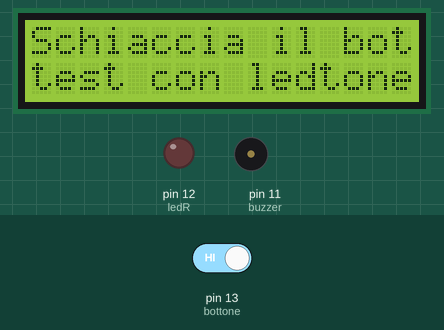
Simulated run of this sketch. Board: Arduino Uno, built with avr-gcc and run on an emulated ATmega328P. On the bench: 16×2 character LCD, output pins drawn as LEDs (lit = HIGH), buzzer (waves = sounding). Inputs (shaded band) come from the test bench; at power-on: pin 13 (bottone) HIGH. Random numbers use the default seed unless the sketch sets one.

Above: at 2.1 s.
At 6.4 s:
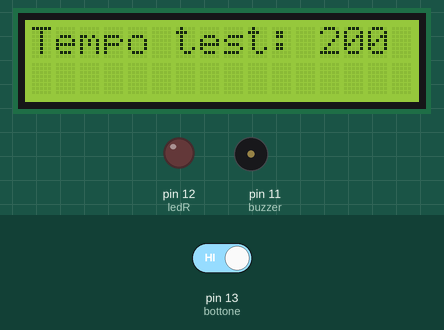
6.5 s: pin 13 (bottone) driven LOW
At 7.8 s:
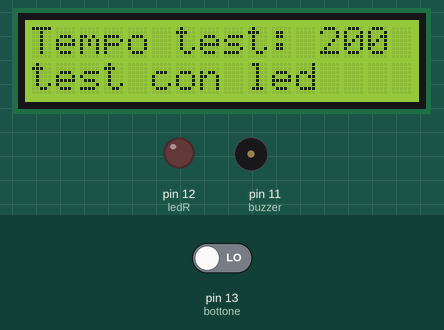
13.6 s: pin 13 (bottone) driven HIGH
At 17.7 s:
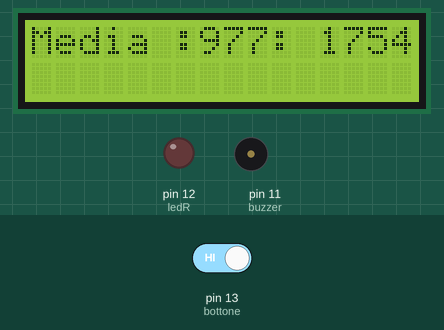
Timing chart, 0 to 35.9 s (numbered marks = the images above; inputs shaded):
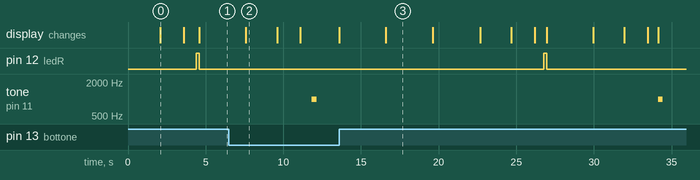

The sketch:

riflessi.ino
```cpp
#include <LiquidCrystal.h>
LiquidCrystal lcd(2,3,4,5,6,7);
const int ledR = 12;
const int bottone = 13;
const int buzzer = 11;

long tempoLed = 0;
long tempoBuzzer = 0;

void setup() {
  // put your setup code here, to run once:
  pinMode(bottone, INPUT);
  //millis();
  pinMode(buzzer,OUTPUT);
  analogWrite(ledR, OUTPUT);
  lcd.begin(16,2);
  lcd.print("Arduino Timer");
}

void loop() {
  // put your main code here, to run repeatedly:
  while(digitalRead(bottone) == LOW);
  start();
  riflessiConLed();
  riflessiConBuzzer();
  stampaMedia();
  riavvioRiflessi();
}

void start()
{
  lcd.setCursor(0,0);
  lcd.print("Riflessi");
  lcd.setCursor(0,1);
  lcd.print("premi il bottone");
  while (digitalRead(bottone) == LOW) {};
  lcd.setCursor(0,0);
  lcd.print("Avvio del test");

}
void riflessiConLed()
{
  lcd.setCursor(0,1);
  lcd.print("test con led");
  delay(2000);
  lcd.setCursor(0,0);
  lcd.print("Schiaccia il bottone");
  lcd.print("led rosso");
  delay(1500);
  lcd.clear();
  long tempo = random(500,1000);
  long tempoMillis = millis() + tempo;
  delay (tempo);
  digitalWrite(ledR, HIGH);
  delay(200);
  digitalWrite(ledR, LOW);
  while (digitalRead(bottone) == LOW) {};
  tempoLed = millis() - tempoMillis;

  lcd.clear();
  lcd.print("Tempo test: ");
  lcd.print(tempoLed);
  delay(3000);
}

void riflessiConBuzzer()
{
  lcd.setCursor(0,1);
  lcd.print("test con led");
  delay(2000);
  lcd.setCursor(0,0);
  lcd.print("Schiaccia il bottone");
  lcd.print("led rosso");
  delay(1500);
  lcd.clear();
  long tempo = random(500,1000);
  long tempoMillis = millis() + tempo;
  delay (tempo);
  tone(buzzer,1000,300);
  while (digitalRead(bottone) == LOW);
  tempoBuzzer = millis() - tempoMillis;
  lcd.clear();
  lcd.print("Tempo test: ");
  lcd.print(tempoBuzzer);
  delay(3000);
}

void stampaMedia()
{

  lcd.setCursor(0,0);
  lcd.print("Media :");
  long media = tempoBuzzer + tempoLed;
  media = media / 2.0;
  lcd.print(media);
  delay(3000);
  if(media > 250)
  {
  lcd.setCursor(0,1);
  lcd.print("Non hai passato il test");
  delay(3000);
  }
  if(media < 250)
  {
  lcd.setCursor(0,1);
  lcd.print(" Hai passato il test");
  delay(3000);
  }
}
void riavvioRiflessi()
{
    setup();
}
```

Measured:
- after the input at 13.6 s, pin 12 (ledR): LOW → HIGH after 13.2 s, → LOW 0.20 s later; tone on pin 11 (buzzer): silent → 1000 Hz after 20.5 s, → silent 0.30 s later; the display: first changes at once (image 3 shows a later state)
- what the display in image 0 shows lasts 1.5 s, from 2.1 s to 3.6 s
- what the display in image 2 shows lasts 2.0 s, from 7.6 s to 9.6 s
